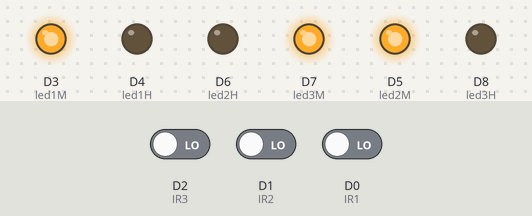
This sketch was run on a simulated ESP8266 (NodeMCU). Shown: output pins drawn as LEDs (lit = HIGH). Inputs (shaded band) come from the test bench; at power-on: D2 (IR3) LOW, D1 (IR2) LOW, D0 (IR1) LOW. WiFi joins after 1.5 s; servers stay silent unless stated.

Above: at 3.0 s.
3.1 s: D2 (IR3) driven HIGH
At 4.2 s:
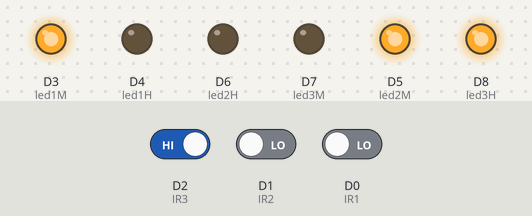
4.6 s: D1 (IR2) driven HIGH
At 5.3 s:
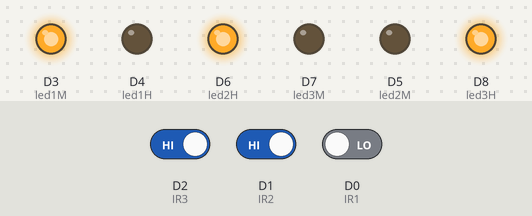
6.1 s: D0 (IR1) driven HIGH
At 6.5 s:
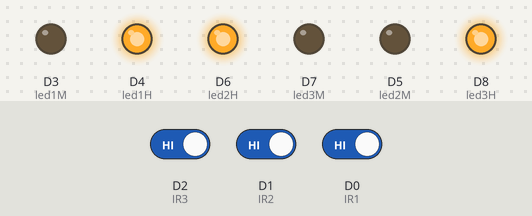
7.6 s: D2 (IR3) driven LOW
At 8.8 s:
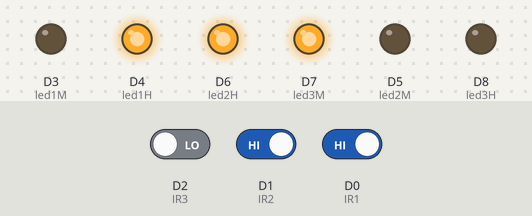
9.1 s: D1 (IR2) driven LOW
At 10.0 s:
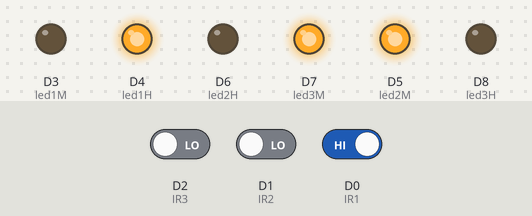
10.6 s: D2 (IR3) driven HIGH
At 11.1 s:
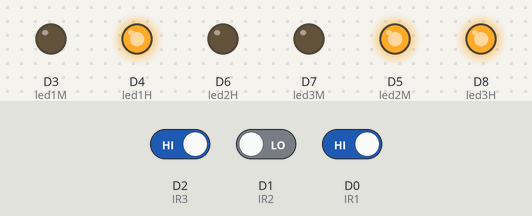
Timing chart, 0 to 13.1 s (numbered marks = the images above; inputs shaded):
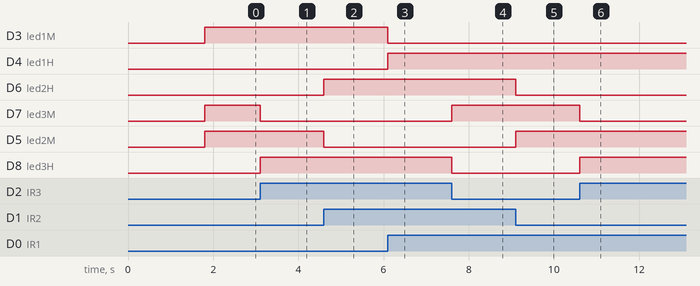

Measured:
- after the input at 3.1 s, D7 (led3M): HIGH → LOW at once; D8 (led3H): LOW → HIGH at once
- after the input at 4.6 s, D6 (led2H): LOW → HIGH at once; D5 (led2M): HIGH → LOW at once
- after the input at 6.1 s, D3 (led1M): HIGH → LOW at once; D4 (led1H): LOW → HIGH at once
- after the input at 7.6 s, D7 (led3M): LOW → HIGH at once; D8 (led3H): HIGH → LOW at once
- after the input at 9.1 s, D6 (led2H): HIGH → LOW at once; D5 (led2M): LOW → HIGH at once
- after the input at 10.6 s, D7 (led3M): HIGH → LOW at once; D8 (led3H): LOW → HIGH at once

The sketch:

Program_node_mcu_esp8266.ino
```cpp
#define BLYNK_PRINT Serial

#include <ESP8266WiFi.h>
#include <BlynkSimpleEsp8266.h>

char auth[] = "tnjgmUVMrVE7o8azAdhtw7eWRZ7b9yU1"; //Auth dari BLYNK di email anda
char ssid[] = "Nusantara"; //Nama wifi
char pass[] = "T4nahairku"; //Password wifi

#define IR1 D0
#define IR2 D1
#define IR3 D2
#define led1M D3
#define led1H D4
#define led2M D5
#define led2H D6
#define led3M D7
#define led3H D8
int IRValue1;
int IRValue2;
int IRValue3;
int pinValue1;
int pinValue2;
int pinValue3;
BlynkTimer timer;
BLYNK_WRITE(V1)
{
pinValue1 = param.asInt();
}
BLYNK_WRITE(V2)
{
pinValue2 = param.asInt();
}
BLYNK_WRITE(V3)
{
pinValue3 = param.asInt();
}

void setup(){
Serial.begin(9600);
  Blynk.begin(auth, ssid, pass);
  pinMode(IR1, INPUT);
  pinMode(IR2, INPUT);
  pinMode(IR3, INPUT);
  pinMode(led1M, OUTPUT);
  pinMode(led1H, OUTPUT);
  pinMode(led2M, OUTPUT);
  pinMode(led2H, OUTPUT);
  pinMode(led3M, OUTPUT);
  pinMode(led3H, OUTPUT);
  }

void loop(){
  Blynk.run();
  timer.run();
  IRValue1 = digitalRead(IR1);
  if (pinValue1 == HIGH)
  {
    if (IRValue1==HIGH)
  {
      Blynk.virtualWrite(V1, 1);
  }
    if (IRValue1==LOW)
{
      Blynk.virtualWrite(V1, 0);
}}
  else{
    if (IRValue1==HIGH){
      Blynk.virtualWrite(V1, 1);
      }
      if (IRValue1==LOW)
      {
        Blynk.virtualWrite(V1, 0);
      }
     }

  IRValue2 = digitalRead(IR2);
  if (pinValue2 == HIGH)
  {
    if (IRValue2==HIGH)
  {
      Blynk.virtualWrite(V2, 1);
  }
    if (IRValue2==LOW)
{
      Blynk.virtualWrite(V2, 0);
}}
  else{
    if (IRValue2==HIGH){
      Blynk.virtualWrite(V2, 1);
      }
      if (IRValue2==LOW)
      {
        Blynk.virtualWrite(V2, 0);
      }
     }
  IRValue3 = digitalRead(IR3);
  if (pinValue3 == HIGH)
  {
    if (IRValue3==HIGH)
  {
      Blynk.virtualWrite(V3, 1);
  }
    if (IRValue3==LOW)
{
      Blynk.virtualWrite(V3, 0);
}}
  else{
    if (IRValue3==HIGH){
      Blynk.virtualWrite(V3, 1);
      }
      if (IRValue3==LOW)
      {
        Blynk.virtualWrite(V3, 0);
      }
     }
  if(IRValue1==0){
    digitalWrite(led1M,HIGH);
    digitalWrite(led1H,LOW);
  }
  if(IRValue1==1){
    digitalWrite(led1H,HIGH);
    digitalWrite(led1M,LOW);
  }
  if(IRValue2==0){
    digitalWrite(led2M,HIGH);
    digitalWrite(led2H,LOW);
  }
  if(IRValue2==1){
    digitalWrite(led2H,HIGH);
    digitalWrite(led2M,LOW);
  }
  if(IRValue3==0){
    digitalWrite(led3M,HIGH);
    digitalWrite(led3H,LOW);
  }
  if(IRValue3==1){
    digitalWrite(led3H,HIGH);
    digitalWrite(led3M,LOW);
  }
}
```
